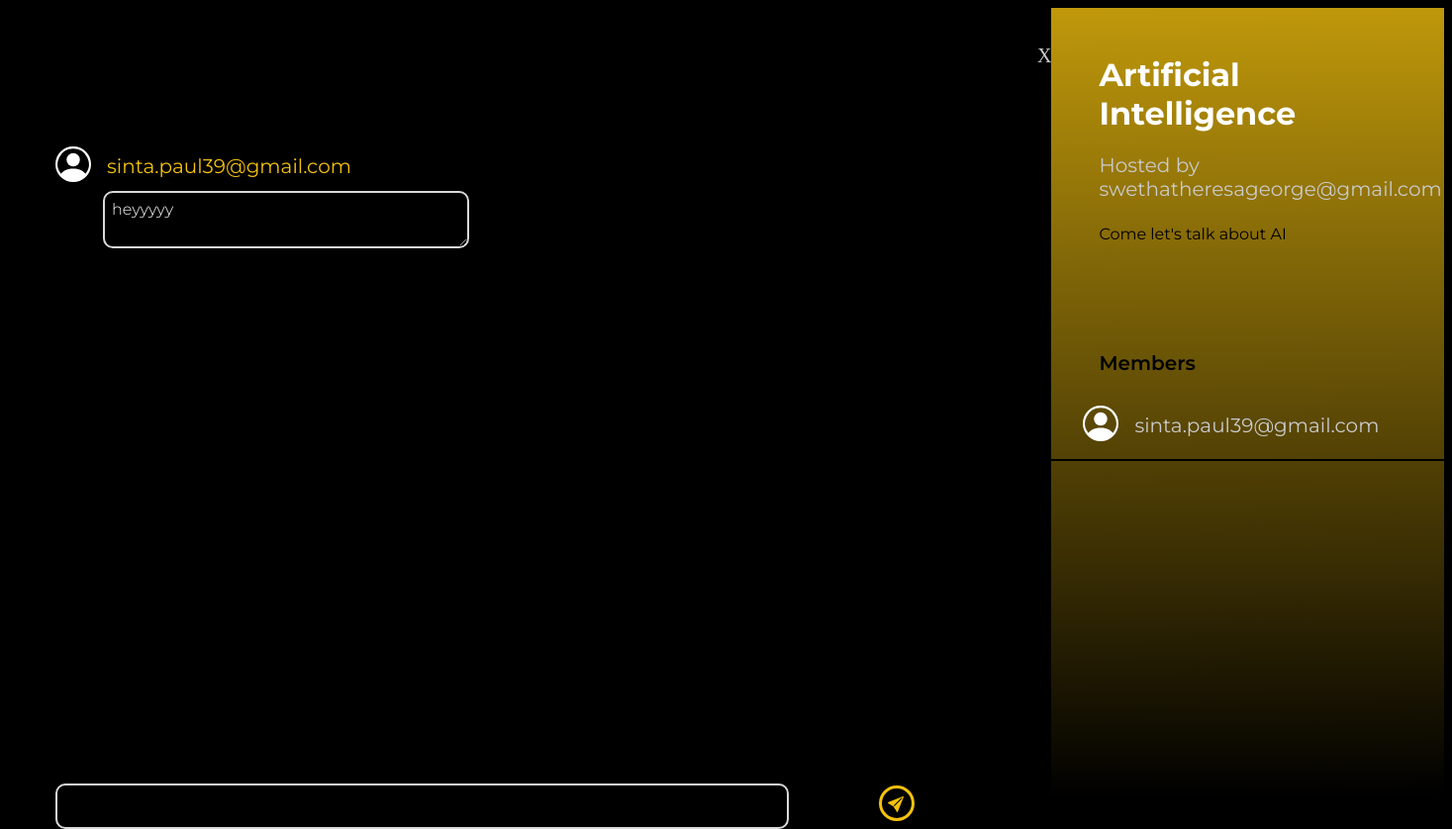
/room/3/, run on an earlier commit of the app's database.
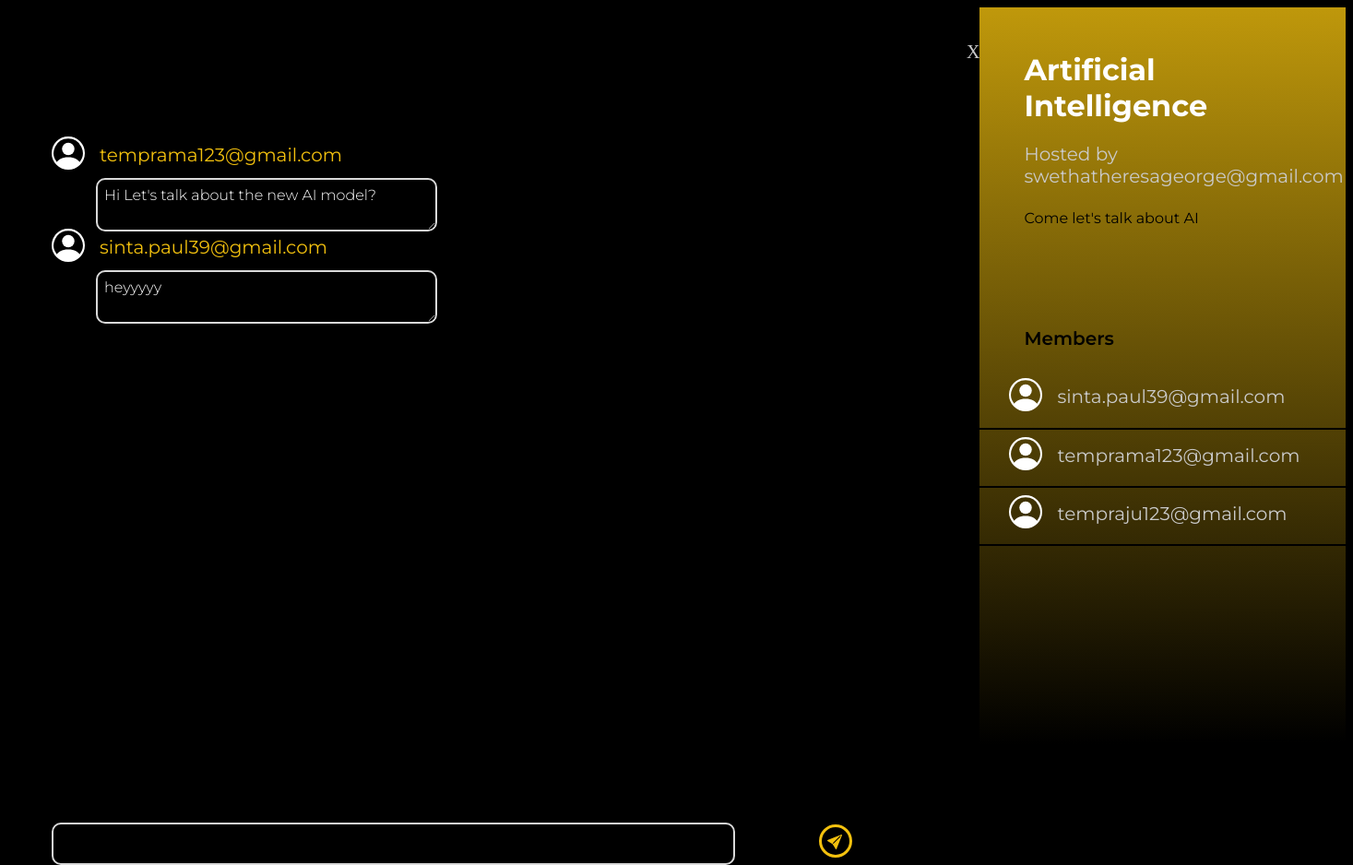
And on a later commit of the database.
### base/models.py (models this page shows, shortened)
class Message(models.Model):
    user = models.ForeignKey(User, on_delete=models.CASCADE)
    room = models.ForeignKey(Room, on_delete=models.CASCADE)
    body = models.TextField()
    updated = models.DateTimeField(auto_now=True)
    created = models.DateTimeField(auto_now_add=True)
    class Meta:
        ordering = ['-updated', '-created']

class User(AbstractUser):
    name = models.CharField(max_length=50, null=True)
    email = models.CharField(max_length=50,unique=True, null=True)
    college= models.CharField(max_length=50, null=True)
    city= models.CharField(max_length=50, null=True)
    fields_of_interests=models.ManyToManyField(
        Topic, related_name='topics',blank=True)
    USERNAME_FIELD = 'email'
    REQUIRED_FIELDS = []

### base/views.py (the view, shortened to what this page needs)
# urls.py: path('room/<str:pk>/', views.room_details, name="room_details"),
def room_details(request, pk):
    room = Room.objects.get(id=pk)
    room_messages = room.message_set.all()[0:50]
    participants = room.participants.all()
    context = {'room': room, 'room_messages': room_messages,
               'participants': participants,}
    return render(request, 'room-details.html', context)

### templates/room-details.html (shortened to what this page needs)
<!DOCTYPE html>
{% load static %}
<html lang="en">
<head>
    <link rel="stylesheet" href="{% static 'style4.css' %}">
</head>
<body class="bo" style="background-color:black;">
    <div class="one">
        <br>
        <br>
        <a style="text-decoration: none;" href="{% url 'room' %}"class="xy">X</a>
        {% for message in room_messages %}
        {% if request.user != message.user %}
        <div style="height: 80px;">jkh</div>
        <div class="other">
            <div class="row">
            <div>
            </div>
            <div>
            <h1 class="d" style="color: #F3C10E;">{{message.user}}</h1>
            </div>
            </div>
            <div>
                <label for="html" class="label1">{{message.body}}</label>
            </div>
        </div>
        {% else %}
        <div style="height:2px"></div>
        <div class="me" style="margin-left: 45rem;">
            <label for="html" class="label2">{{message.body}}</label>
        </div>
        {% endif %}
        {% endfor %}
        <div class="pos">
        <form method="POST" action="">
        <div style="background-color:transparent;width: 63rem;height: 4rem;margin-top: 10rem;">
          <div style="position: absolute;">
        <input name="body" class="textarea" style="background-color: black;height: 2rem;">
        <div class="s" style="margin-top: -2.75rem;margin-left: 55rem;">
            <center>
            </center>
        </div>
         </div>
        </div>
        </form>
        </div>
    </div>
    <div class="two">
        <h1 class="neural">{{room.name}}</h1>
        <h1 class="h">Hosted by {{room.host.username}}</h1>
        <br>
        <p class="desc3">{{room.description}}</p>
        <br>
        <h1 class="c">Members</h1>
        <br>
        {% for user in participants %}
        <div class="row">
            <div style="margin-left: 2rem;">
            </div>
            <div><h1 class="d">{{user.email}}</h1></div>
        </div>
        <hr style="background-color: black;border-color: transparent;height: 0px;">
        {% endfor %}
    </div>
</body>
</html>

What changed in the data, as far as the page shows it:
added Message: user "temprama123@gmail.com", body "Hi Let's talk about the new AI model?"
added User: email "temprama123@gmail.com"
added User: email "tempraju123@gmail.com"
